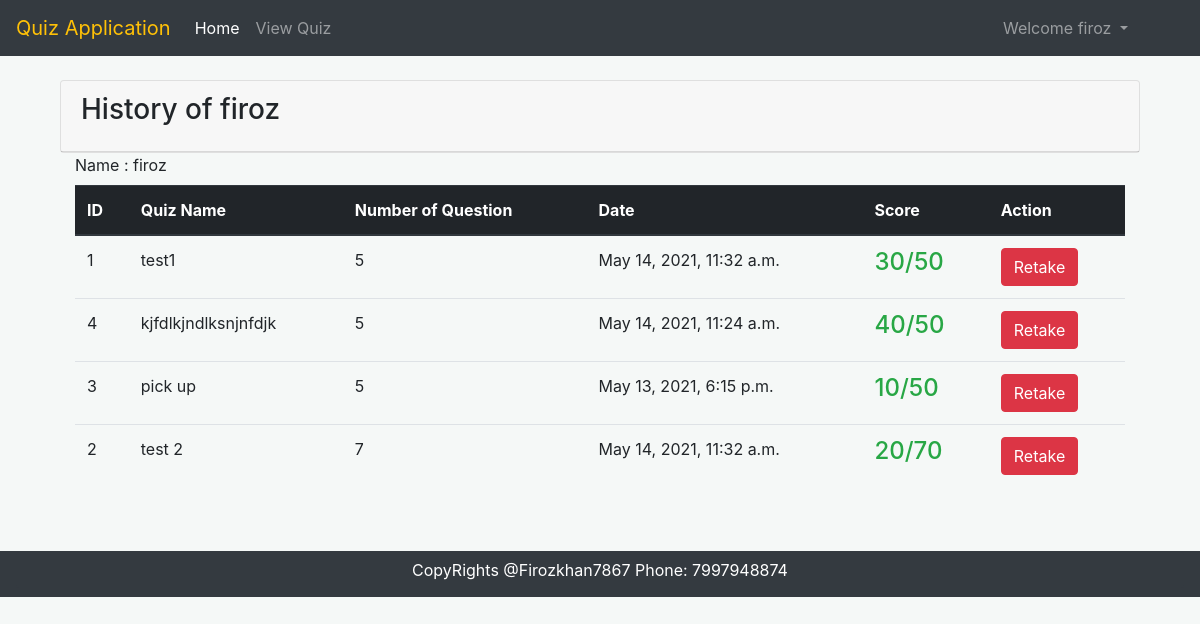
The app's page /history/ (signed in) with its own data.
### accounts/models.py (models this page shows)
class CustomUser(AbstractUser):
    address = models.CharField(max_length=40, blank=True)
    phone = models.CharField(max_length=20, blank=False)
    photo = models.ImageField(
        upload_to=path_and_rename, verbose_name="Profile Pic", blank=True)

### quiz/models.py (models this page shows)
class Quiz(models.Model):
    title = models.CharField(max_length=255,unique=True,db_index=True)
    number_of_questions = models.IntegerField(default=10)
    questions = models.ManyToManyField(Question)
    def __str__(self):
        return self.title

class History(models.Model):
    history_id = models.AutoField(primary_key=True)
    user = models.ForeignKey(CustomUser,on_delete=models.CASCADE)
    quiz_id = models.CharField(max_length=10000,default="")
    score = models.IntegerField(default=0)
    date = models.DateTimeField(default=datetime.now,blank=True)
    def __str__(self):
        return self.user.username + '  |  ' + self.quiz_id

### quiz/views.py (the view)
# urls.py: path('history/', views.history,name="history"),
def history(request):
    if request.user.is_authenticated:
        user = CustomUser.objects.get(username=request.user.username)
        hist = History.objects.filter(user=user)
        ids = []
        for i in hist:
            ids.append(i.quiz_id)
        preserved = Case(*[When(pk=pk,then=pos) for pos,pk in enumerate(ids)] )
        quiz = Quiz.objects.filter(id__in=ids).order_by(preserved)
        s =  []
        for i in quiz:
            s.append(History.objects.order_by('-date').filter(quiz_id=i.id).first())
        dictt = {}
        for i in range(len(quiz)):
            dictt[quiz[i]] = s[i]
        print(dictt)
        context = {
            'his':dictt,
        }
        return render(request,'history.htm',context)
    return render(request,'history.htm')

### templates/history.htm (shortened to what this page needs)
{% extends 'base.htm' %}
{% load mathfilters %}
{% block content %}
<section class="content">
    <div class="container-fluid">
        <div class="row">
            <div class="col-md-12">
                <div class="card card-primary">
                    <div class="card-header">
                        <h3 class="card-title">History of {{request.user.username}}</h3>
                    </div>
                </div>
                <div class="container">
                    <label> Name : {{request.user}} </label>
                    <div class="card-body table-responsive p-0">
                        <table class="table table-hover  text-nowrap">
                            <thead class="thead-dark">
                                <tr>
                                    <th>ID</th>
                                    <th>Quiz Name</th>
                                    <th>Number of  Question</th>
                                    <th>Date</th>
                                    <th>Score</th>
                                    <th>Action</th>
                                </tr>
                            </thead>
                            <tbody>
                                {% for q,h  in his.items %}
                                <tr>
                                    <td>{{ q.id  }}</td>
                                    <td>{{ q.title }}</td>
                                    <td>{{ q.number_of_questions }}</td>
                                    <td>{{h.date}}</td>
                                    <td class="text-success"><h4>{{ h.score }}/{{q.number_of_questions|mul:10}}</h4></td>
                                    <td><a href="{% url 'take' q.id %}" class="btn btn-danger"> Retake</a></td>
                                </tr>
                                {% endfor %}
                            </tbody>
                        </table>
                    </div>
                </div>
            </div>
        </div>
    </div>
</section>
{% endblock content %}

### templates/base.htm (shortened to what this page needs)
<!doctype html>
<html lang="en">
  <head>
    <link rel="stylesheet" href="https://maxcdn.bootstrapcdn.com/bootstrap/4.0.0/css/bootstrap.min.css">
  </head>
  <body>
    <nav class="navbar navbar-expand-lg navbar-dark bg-dark">
      <a class="navbar-brand text-warning" href="#">Quiz Application</a>
      <div class="collapse navbar-collapse" id="navbarSupportedContent">
        <ul class="navbar-nav mr-auto">
          <li class="nav-item active">
            <a class="nav-link" href="{% url 'index' %}">Home <span class="sr-only">(current)</span></a>
          </li>
          <li class="nav-item">
            <a class="nav-link" href="{% url 'view_all' %}">View Quiz</a>
          </li>
        </ul>
        {% if request.user.is_authenticated %}
        <ul  class="navbar-nav mr-5">
          <li class="nav-item dropdown">
            <a class="nav-link dropdown-toggle" href="#" id="navbarDropdown" role="button" data-toggle="dropdown" aria-haspopup="true" aria-expanded="false">
             Welcome {{request.user.username}}
            </a>
          </li>
        </ul>
        {% endif %}
      </div>
    </nav>
    <br>
    <div class="container mb-5">
    {% block content %}
    {% endblock content %}
    </div>
    <div class="container-fluid  bg-dark text-center">
      <h4 class="btn bg-dark  text-white form-control"> CopyRights @Firozkhan7867 Phone: 7997948874</h4>
    </div>
  </body>
</html>

### templates/base.htm (style rules this page uses)
body { background: rgb(245, 248, 247) }

### records on screen
CustomUser: user.username "firoz", user "firoz"
Quiz: id "1", title "test1", number_of_questions "5", date "May 14, 2021, 11:32 a.m.", score "30", number_of_questions|mul "50"
Quiz: id "4", title "kjfdlkjndlksnjnfdjk", number_of_questions "5", date "May 14, 2021, 11:24 a.m.", score "40", number_of_questions|mul "50"
Quiz: id "3", title "pick up", number_of_questions "5", date "May 13, 2021, 6:15 p.m.", score "10", number_of_questions|mul "50"
Quiz: id "2", title "test 2", number_of_questions "7", date "May 14, 2021, 11:32 a.m.", score "20", number_of_questions|mul "70"
